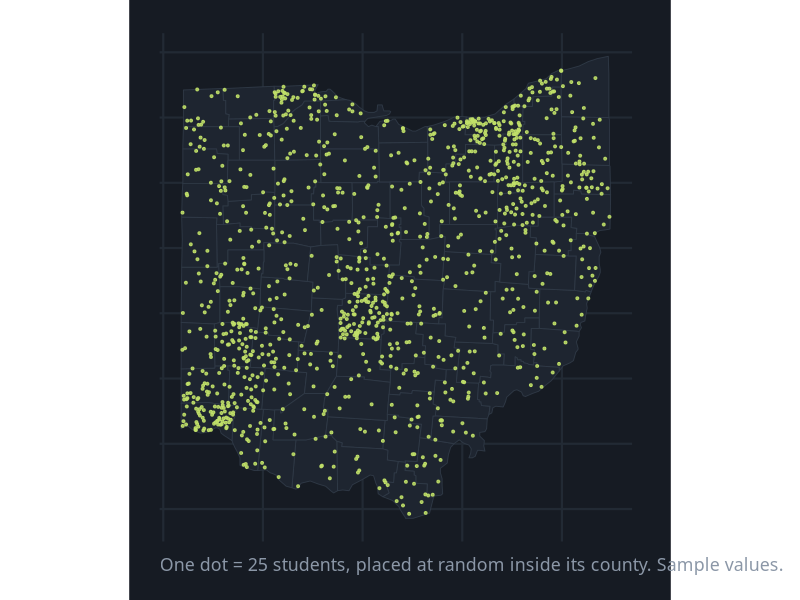
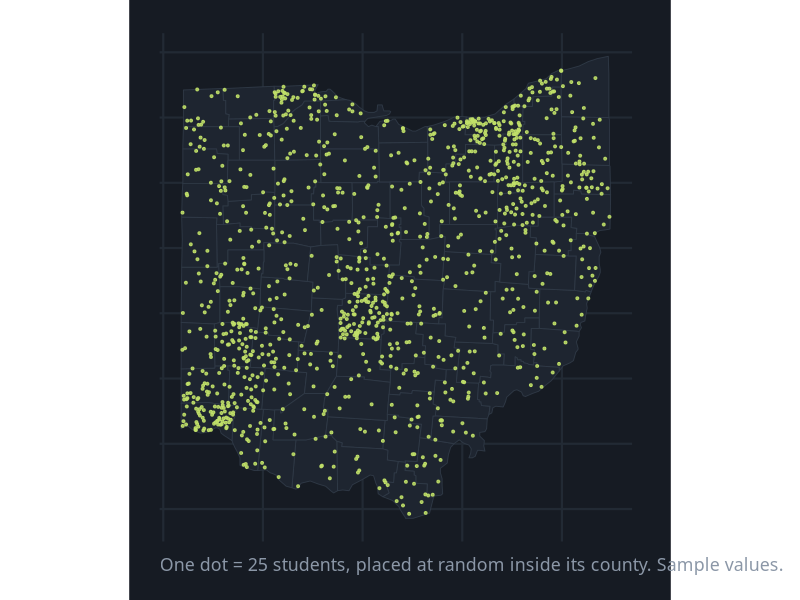

Generate these figures, in order, with R:
# Dot Density Map
# Question: Where do the students in this sample live?
# Put this script and dotdensity.csv in the same folder, then in RStudio choose
# Session > Set Working Directory > To Source File Location.
# Also needs: sf, maps. Run install.packages(c("sf", "maps")) once.

library(tidyverse)
library(sf)

# ---- Gallery look: dark background, soft gray text ----
font <- "IBM Plex Sans"   # use "sans" if IBM Plex Sans is not installed
ink  <- "#8B97A7"

theme_gallery <- function() {
  theme_minimal(base_size = 16, base_family = font) +
    theme(
      plot.background  = element_rect(fill = "#161B23", color = NA),
      panel.grid.major = element_line(color = "#222A34"),
      panel.grid.minor = element_blank(),
      text             = element_text(color = ink),
      axis.text        = element_text(color = ink),
      legend.position  = "top",
      legend.title     = element_blank(),
      plot.margin      = margin(24, 28, 18, 18)
    )
}

# Ohio's county outlines come with the maps package, so there is nothing to download
ohio <- st_as_sf(maps::map("county", "ohio", plot = FALSE, fill = TRUE)) |>
  mutate(county = str_to_title(str_remove(ID, "ohio,")))

per_dot <- 25

df <- read_csv("dotdensity.csv", show_col_types = FALSE)

counties <- ohio |>
  left_join(df, by = "county") |>
  mutate(dots = round(students / per_dot))

# st_sample() drops the right number of random dots inside each county.
# set.seed() makes the "random" dots land in the same spots every time.
set.seed(42)
dots <- st_sample(counties, size = counties$dots)

p <- ggplot() +
  geom_sf(data = ohio, fill = "#1E2530", color = "#2E3845", linewidth = 0.3) +
  geom_sf(data = dots, color = "#C1E069", size = 0.7, alpha = 0.85) +
  labs(caption = paste("One dot =", per_dot, "students, placed at random inside its county. Sample values.")) +
  theme_gallery() +
  theme(panel.grid = element_blank(), axis.text = element_blank(),
        plot.caption = element_text(color = ink, hjust = 0))

ggsave("dotdensity.png", p, width = 9, height = 6, dpi = 200)
p
